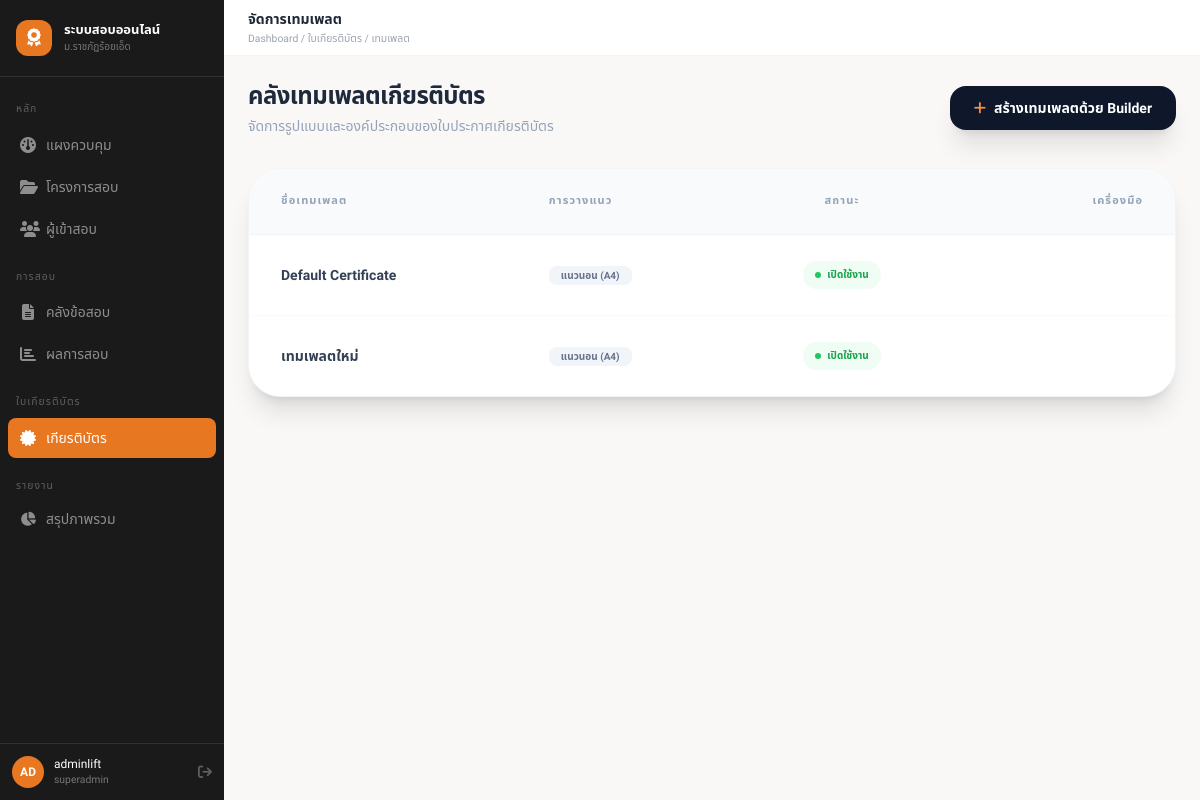
Page /admin/certificates/templates.php (signed in) on the committed database.
### tables this page shows
CREATE TABLE `cert_templates` (
  `id` int NOT NULL AUTO_INCREMENT,
  `name` varchar(100) NOT NULL,
  `description` text,
  `bg_image` varchar(255) DEFAULT NULL,
  `elements` json DEFAULT NULL COMMENT 'array of {id,type,x,y,w,h,content,style}',
  `orientation` enum('L','P') DEFAULT 'L',
  `width_mm` decimal(6,2) DEFAULT '297.00',
  `height_mm` decimal(6,2) DEFAULT '210.00',
  `bg_type` enum('color','image') DEFAULT 'color',
  `bg_color` varchar(7) DEFAULT '#FFFFFF',
  `layout_json` json DEFAULT NULL,
  `font_name` varchar(100) DEFAULT 'thsarabun',
  `logo_path` varchar(255) DEFAULT NULL,
  `signature_paths` json DEFAULT NULL,
  `show_score` tinyint(1) DEFAULT '0',
  `show_qr` tinyint(1) DEFAULT '1',
  `show_date` tinyint(1) DEFAULT '1',
  `show_name` tinyint(1) DEFAULT '1',
  `show_course` tinyint(1) DEFAULT '1',
  `show_certno` tinyint(1) DEFAULT '1',
  `show_logo` tinyint(1) DEFAULT '1',
  `show_sign1` tinyint(1) DEFAULT '1',
  `show_sign2` tinyint(1) DEFAULT '1',
  `color_primary` varchar(7) DEFAULT '#E87722',
  `preview_image` varchar(255) DEFAULT NULL,
  `is_active` tinyint(1) DEFAULT '1',
  `created_by` int DEFAULT NULL,
  `created_at` timestamp NULL DEFAULT CURRENT_TIMESTAMP,
  `updated_at` timestamp NULL DEFAULT CURRENT_TIMESTAMP ON UPDATE CURRENT_TIMESTAMP,
  PRIMARY KEY (`id`),
  KEY `created_by` (`created_by`),
  CONSTRAINT `cert_templates_ibfk_1` FOREIGN KEY (`created_by`) REFERENCES `admins` (`id`)
);

### controllers/CertificateController.php (called while the page is built, shortened)
<?php
require_once ROOT_PATH . '/models/Admin.php';
require_once ROOT_PATH . '/models/CertTemplate.php';
class CertificateController
{
    public function templates(): void
    {
        $templates = getCertificateTemplates();
        require VIEWS_PATH . '/layout/admin.php';
    }
}

### config/config.php (called while the page is built, shortened)
<?php
function e(?string $value): string
{
    return htmlspecialchars((string) $value, ENT_QUOTES, 'UTF-8');
}
require_once __DIR__ . '/database.php';

### config/database.php (called while the page is built, shortened)
<?php
require_once __DIR__ . '/config.php';
function getDB(): PDO
{
    static $pdo = null;
    if ($pdo instanceof PDO) {
        return $pdo;
    }
    $dsn = sprintf('mysql:host=%s;dbname=%s;charset=%s', DB_HOST, DB_NAME, DB_CHARSET);
    try {
        $pdo = new PDO($dsn, DB_USER, DB_PASS, [
            PDO::ATTR_ERRMODE => PDO::ERRMODE_EXCEPTION,
            PDO::ATTR_DEFAULT_FETCH_MODE => PDO::FETCH_ASSOC,
            PDO::ATTR_EMULATE_PREPARES => false,
        ]);
        $pdo->exec("SET time_zone = '+07:00'");
        return $pdo;
    } catch (PDOException $e) {
        error_log('Database connection failed: ' . $e->getMessage());
        http_response_code(500);
        exit('Database connection failed.');
    }
}

### models/CertTemplate.php (called while the page is built, shortened)
<?php
function getCertificateTemplates(): array
{
    ensureCertificateTemplateColumns();
    $stmt = getDB()->query('SELECT * FROM cert_templates ORDER BY is_active DESC, name ASC');
    return $stmt->fetchAll();
}
function ensureCertificateTemplateColumns(): void
{
    $stmt = getDB()->query('SHOW COLUMNS FROM cert_templates');
    $columns = array_map(static fn(array $row): string => (string) $row['Field'], $stmt->fetchAll());
    $required = [
        'width_mm' => 'ALTER TABLE cert_templates ADD COLUMN width_mm DECIMAL(6,2) DEFAULT 297.00 AFTER orientation',
        'height_mm' => 'ALTER TABLE cert_templates ADD COLUMN height_mm DECIMAL(6,2) DEFAULT 210.00 AFTER width_mm',
        'bg_type' => "ALTER TABLE cert_templates ADD COLUMN bg_type ENUM('color','image') DEFAULT 'color' AFTER height_mm",
        'bg_color' => "ALTER TABLE cert_templates ADD COLUMN bg_color VARCHAR(7) DEFAULT '#FFFFFF' AFTER bg_type",
        'elements' => "ALTER TABLE cert_templates ADD COLUMN elements JSON COMMENT 'array of {id,type,x,y,w,h,content,style}' AFTER bg_image",
        'updated_at' => 'ALTER TABLE cert_templates ADD COLUMN updated_at TIMESTAMP DEFAULT CURRENT_TIMESTAMP ON UPDATE CURRENT_TIMESTAMP',
    ];
}

### views/certificates/templates.php (the view, shortened to what this page needs)
<div class="mb-8 flex flex-col md:flex-row md:items-center justify-between gap-4 fade-up">
    <div>
        <h2 class="text-2xl font-black text-slate-800 tracking-tight">คลังเทมเพลตเกียรติบัตร</h2>
        <p class="text-sm text-slate-400 mt-1 font-medium">จัดการรูปแบบและองค์ประกอบของใบประกาศเกียรติบัตร</p>
    </div>
    <a href="<?= e(BASE_URL) ?>/admin/certificates/template/create" class="inline-flex items-center px-6 py-3 bg-slate-900 hover:bg-black text-white text-sm font-bold rounded-2xl transition-all shadow-xl">
        <i class="fas fa-plus mr-2 text-orange-400"></i> สร้างเทมเพลตด้วย Builder
    </a>
</div>
<div class="bg-white rounded-[2rem] border border-slate-100 shadow-xl overflow-hidden fade-up-1">
    <div class="overflow-x-auto">
        <table class="w-full text-left border-collapse">
            <thead>
                <tr class="bg-slate-50 border-b border-slate-100 text-[11px] font-black text-slate-400 tracking-widest uppercase">
                    <th class="px-8 py-6">ชื่อเทมเพลต</th>
                    <th class="px-8 py-6">การวางแนว</th>
                    <th class="px-8 py-6 text-center">สถานะ</th>
                    <th class="px-8 py-6 text-right">เครื่องมือ</th>
                </tr>
            </thead>
            <tbody class="divide-y divide-slate-50 text-sm">
                <?php foreach ($templates as $item): ?>
                    <tr class="group hover:bg-slate-50/50 transition-colors">
                        <td class="px-8 py-5 font-bold text-slate-700"><?= e($item['name']) ?></td>
                        <td class="px-8 py-5">
                            <span class="px-3 py-1 bg-slate-100 rounded-lg text-[10px] font-black text-slate-500 uppercase">
                                <?= $item['orientation'] === 'L' ? 'แนวนอน (A4)' : 'แนวตั้ง (A4)' ?>
                            </span>
                        </td>
                        <td class="px-8 py-5 text-center">
                            <span class="inline-flex items-center gap-1.5 px-3 py-1 rounded-full text-[10px] font-black <?= (int)$item['is_active'] === 1 ? 'bg-green-50 text-green-600' : 'bg-slate-50 text-slate-300' ?>">
                                <span class="w-1.5 h-1.5 rounded-full <?= (int)$item['is_active'] === 1 ? 'bg-green-500' : 'bg-slate-300' ?>"></span>
                                <?= (int)$item['is_active'] === 1 ? 'เปิดใช้งาน' : 'ปิดใช้งาน' ?>
                            </span>
                        </td>
                        <td class="px-8 py-5 text-right">
                        </td>
                    </tr>
                <?php endforeach; ?>
            </tbody>
        </table>
    </div>
</div>

### assets/css/app.css (style rules this page uses)
*, *::before, *::after { box-sizing: border-box; }
html { scroll-behavior: smooth; }
body { font-family: 'Sarabun', 'Noto Sans Thai', 'Outfit', sans-serif; background-color: #F9F8F6; color: #1A1A1A; line-height: 1.7; -webkit-font-smoothing: antialiased; }

### views/layout/header.php (style rules this page uses)
.fade-up { animation: fadeUp 0.4s ease-out both; }
.fade-up-1 { animation-delay: 0.05s; }

### rows in the picture
cert_templates: name "Default Certificate", orientation "แนวนอน (A4)", is_active 1 (drawn)
cert_templates: name "เทมเพลตใหม่", orientation "แนวนอน (A4)", is_active 1 (drawn)

### other values in the picture
$item['label'] "แผงควบคุม"
$item['label'] "โครงการสอบ"
$item['label'] "ผู้เข้าสอบ"
$item['label'] "คลังข้อสอบ"
$item['label'] "ผลการสอบ"
$item['label'] "เกียรติบัตร"
implode('', array_slice($chars, 0, 2)) "AD"
$_SESSION['admin_name'] "adminlift"
$_SESSION['admin_role'] "superadmin"
$pageTitle "จัดการเทมเพลต"
implode(' / ', array_map('htmlspecialchars', $breadcrumb)) "Dashboard / ใบเกียรติบัตร / เทมเพลต"
